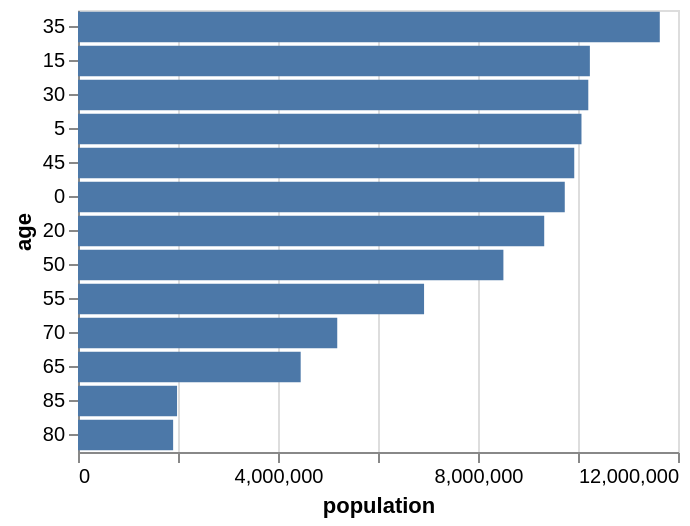

The Vega-Lite source for this figure:
### Vega-Lite specification from a JSON file in a GitHub repository (floating-point values rounded to 4 significant figures; data arrays with more than 128 entries replaced by an {"elided": "..."} marker saying what was removed)
{"$schema": "https://vega.github.io/schema/vega-lite/v6.json", "data": {"values": {"elided": "200 records"}}, "transform": [{"filter": "datum.year == 2000"}], "height": {"step": 17}, "mark": "bar", "encoding": {"y": {"field": "age", "type": "ordinal", "sort": "-x"}, "x": {"aggregate": "sum", "field": "people", "title": "population"}}}
